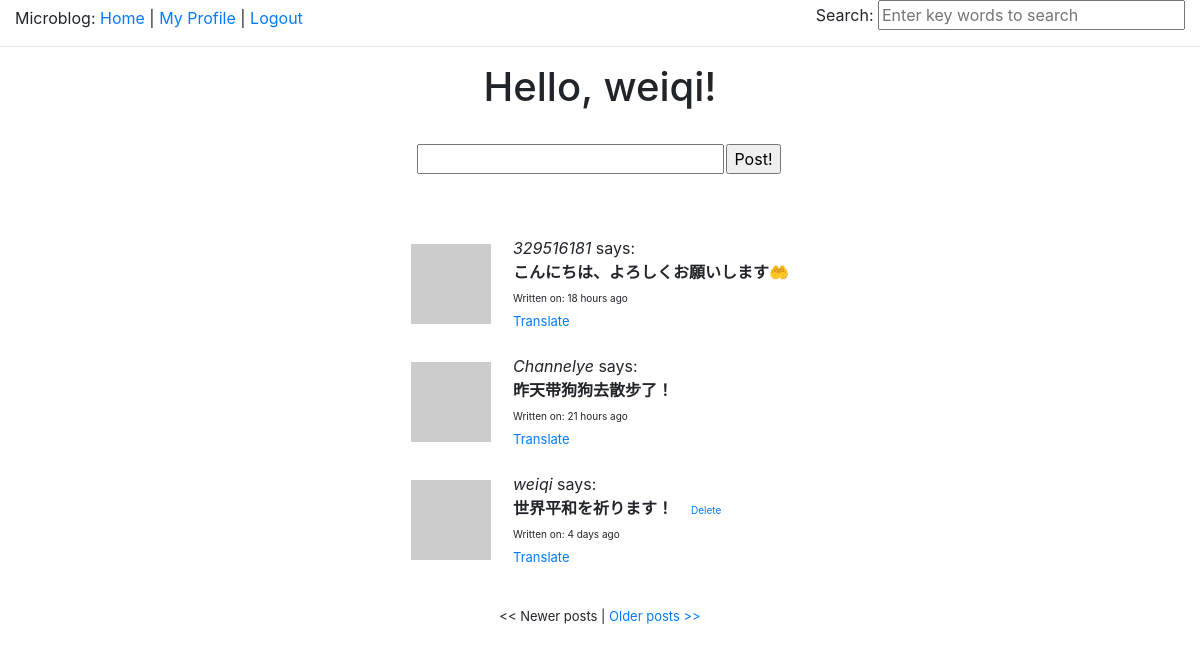
Page /index (signed in) on the committed database.
### app/models.py (models this page shows, shortened)
class User(db.Model):
    id = db.Column(db.Integer, primary_key=True)
    nickname = db.Column(db.String(64), index=True, unique=True)
    email = db.Column(db.String(120), index=True, unique=True)
    password = db.Column(db.String(15), index=True)
    about_me = db.Column(db.String(140))
    last_seen = db.Column(db.DateTime)
    posts = db.relationship('Post', backref='author', lazy='dynamic', cascade='all, delete-orphan', passive_deletes=True)
    followed = db.relationship('User',
        secondary=followers,
        primaryjoin=(followers.c.follower_id == id),
        secondaryjoin=(followers.c.followed_id == id),
        backref=db.backref('followers', lazy='dynamic'),
        lazy='dynamic')
    def avatar(self, size):
        return 'http://www.gravatar.com/avatar/' + md5(self.email.encode()).hexdigest() + '?d=mm&s=' + str(size)
    def followed_posts(self):
        return Post.query.join(followers, (Post.user_id==followers.c.followed_id)).filter(followers.c.follower_id==self.id).order_by(Post.timestamp.desc())
    @property
    def is_authenticated(self):
        return True

class ElasticSearchMixin():
    @classmethod
    def search(cls, query, page, per_page):
        ids, total = search_index(cls.__tablename__, query, page, per_page)
        if total == 0:
            return cls.query.filter_by(id=0), 0
        whens = []
        for id in ids:
            whens.append((id, id.index()))
            return cls.query.filter(cls.id.in_(ids)).order_by(
                db.case(value=cls.id, whens=whens)), total

class Post(ElasticSearchMixin, db.Model):
    __searchable__ = ['body']
    id = db.Column(db.Integer, primary_key=True)
    body = db.Column(db.String(140))
    timestamp = db.Column(db.DateTime)
    language = db.Column(db.String(5))
    user_id = db.Column(db.Integer, db.ForeignKey('user.id', ondelete='CASCADE'))

### app/views.py (the view, shortened to what this page needs)
@app.route('/', methods=['GET', 'POST'])
@app.route('/index', methods=['GET', 'POST'])
@app.route('/index/<int:page>', methods=['GET', 'POST'])
@login_required
def index(page=1):
    form = PostForm()
    posts = g.user.followed_posts().paginate(page, app.config['POSTS_PER_PAGE'], False)
    return render_template('index.html',
        title='Home',
        posts=posts,
        form=form)

### app/forms.py
class SearchForm(Form):
    search = StringField('Search', validators=[DataRequired()])
    def __init__(self, *args, **kwargs):
        if 'formdata' not in kwargs:
            kwargs['formdata'] = request.args
        if 'csrf_enabled' not in kwargs:
            kwargs['csrf_enabled'] = False
        super(SearchForm, self).__init__(*args, **kwargs)

class PostForm(Form):
    post = StringField('post', validators=[DataRequired()])

### app/momentjs.py (called while the page is built)
    def render(self, format):
        return Markup('<script>\ndocument.write(moment("%s").%s);\n</script>' % (self.timestamp.strftime('%Y-%m-%dT%H:%M:%S Z'), format))

    def fromNow(self):
        return self.render('fromNow()')

### app/views.py (called while the page is built)
@app.before_request
def before_request():
    g.user = current_user
    if g.user.is_authenticated:
        g.user.last_seen = datetime.utcnow()
        db.session.add(g.user)
        db.session.commit()
        g.search_form = SearchForm()
    g.locale=get_locale()
    print(g.locale)

@lm.user_loader
def load_user(id):
    return User.query.get(int(id))

@babel.localeselector
def get_locale():
    return request.accept_languages.best_match(app.config['LANGUAGES'].keys())

### app/templates/index.html (shortened to what this page needs)
{% extends "base.html" %}
{% block content %}
<div class='container-fluid'>
  <div class='row justify-content-center'>
    <div class='col-auto'>
      {% autoescape false %}
        <h1>{{_('Hello, %(nickname)s!', nickname=g.user.nickname)}}</h1><br>
      {% endautoescape %}
    </div>
  </div>
  <div class='row justify-content-center'>
    <div class='col-auto'>
      <form action='' method='post' name='post'>
        <table>
          <tr>
            <td>{{form.post(size=25,maxlength=140)}}</td>
	    <td><input type='submit' value={{_('Post!')}}></td>
          </tr>
          <tr>
            <td></td>
            <td>
            </td>
            <td></td>
          </tr>
        </table>
      </form><br><br>
    </div>
  </div>
  <div class='row justify-content-center'>
    <div class='col-auto'>
      {% for post in posts.items %}
        {% include 'post.html' %}
      {% endfor %}
    </div>
  </div><br>
  <div class='row justify-content-center'>
    <div class='col-auto'>
      <font size=2>
        {% if posts.has_prev %}<a href='{{url_for('index', page=posts.prev_num)}}'>&#60&#60 {{_('Newer posts')}}</a>{% else %}&#60&#60 {{_('Newer posts')}}{% endif %} |
        {% if posts.has_next %}<a href='{{url_for('index', page=posts.next_num)}}'>{{_('Older posts')}} &#62&#62</a>{% else %}{{_('Older posts')}} &#62&#62{% endif %}
      </font>
    </div>
  </div>
</div>
{% endblock %}

### app/templates/post.html
<table style='border-collapse:separate;border-spacing:20px 10px;'>
  <tr valign='center'>
    <td><a href='{{url_for('user', nickname=post.author.nickname)}}'><img src='{{post.author.avatar(80)}}'></a></td>
    <td>
      <i>{{post.author.nickname}}</i> {{ _('says:') }}<br>
      <b><span id='post{{post.id}}'>{{post.body}}</span></b>{% if post.user_id==g.user.id %}&#160;&#160;&#160;&#160;<a href='{{url_for('delete_post', post_id=post.id)}}'><font size=1>{{ _('Delete') }}</font></a>{% endif %}<br>
      <font size=1>{{ _('Written on: %(momentjs)s', momentjs=momentjs(post.timestamp).fromNow()) }}</font>
      {% if post.language != None and post.language != '' and post.language != g.locale %}
      <div><span id='translation{{post.id}}'><a href='javascript:$jq().translate("{{g.locale}}", "#post{{post.id}}", "#translation{{post.id}}", "#loading{{post.id}}");'><font size=2>{{_('Translate')}}</font></a></span>
      </div>
      {% endif %}
    </td>
  </tr>
</table>

### rows in the picture
Post: author.nickname "329516181", body "こんにちは、よろしくお願いします🤲"
Post: author.nickname "Channelye", body "昨天带狗狗去散步了！"
Post: author.nickname "weiqi", body "世界平和を祈ります！"
